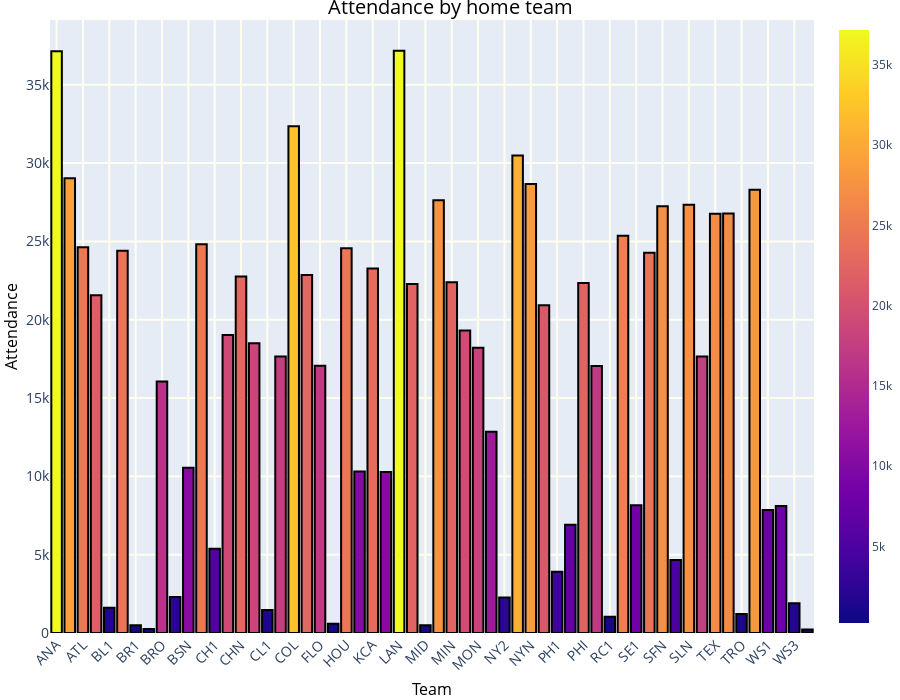

Write notebook code for a chart like this one.
### Markdown cell above
# 3

### Code cell
from plotly import graph_objs as go

def make_bar(attendance):
    figure = go.Figure()
    figure.add_trace(go.Bar(
        x=attendance.keys(),
        y=attendance,
        marker=dict(color=attendance, coloraxis='coloraxis'),
    ))
    figure.update_traces(marker_line_color='rgb(0,0,0)', marker_line_width=2)
    figure.update_layout(
        title=dict(
            font=dict(size=20, color='black'),
            x=0.5,
            y=1,
            text='Attendance by home team',
        ),
        xaxis_title=dict(text="Team", font=dict(size=16, color='black')),
        yaxis_title=dict(text="Attendance", font=dict(size=16, color='black')),
        height=700,
        margin=dict(l=0, r=0, t=20, b=0)
    )
    figure.update_xaxes(tickangle=315, gridwidth=2, gridcolor='ivory', tickfont_size=14)
    figure.update_yaxes(gridwidth=2, gridcolor='ivory', tickfont_size=14)
    figure.show()

unique_teams = data['h_name'].unique()
mean_attendance_by_home_team = data.groupby(by=['h_name'])['attendance'].mean()

make_bar(attendance=mean_attendance_by_home_team)

### Figure 1 — Plotly figure (JSON) as saved in the notebook; plotly's stock layout.template omitted (floating-point values rounded to 4 significant figures)
{"data": [{"marker": {"color": [37140.0, 29030.0, 24630.0, 21570.0, 1614.0, 24400.0, 500.0, 250.0, 16060.0, 2295.0, 10560.0, 24820.0, 5381.0, 19020.0, 22750.0, 18500.0, 1462.0, 17650.0, 32360.0, 22860.0, 17060.0, 587.5, 24570.0, 10320.0, 23280.0, 10270.0, 37180.0, 22280.0, 500.0, 27630.0, 22380.0, 19310.0, 18220.0, 12860.0, 2259.0, 30490.0, 28670.0, 20920.0, 3917.0, 6913.0, 22340.0, 17050.0, 1033.0, 25360.0, 8149.0, 24280.0, 27250.0, 4662.0, 27340.0, 17660.0, 26760.0, 26780.0, 1218.0, 28300.0, 7852.0, 8100.0, 1896.0, 225.0], "coloraxis": "coloraxis", "line": {"color": "rgb(0,0,0)", "width": 2}}, "x": ["ANA", "ARI", "ATL", "BAL", "BL1", "BOS", "BR1", "BR2", "BRO", "BS1", "BSN", "CAL", "CH1", "CHA", "CHN", "CIN", "CL1", "CLE", "COL", "DET", "FLO", "FW1", "HOU", "KC1", "KCA", "LAA", "LAN", "MIA", "MID", "MIL", "MIN", "MLN", "MON", "NY1", "NY2", "NYA", "NYN", "OAK", "PH1", "PHA", "PHI", "PIT", "RC1", "SDN", "SE1", "SEA", "SFN", "SLA", "SLN", "TBA", "TEX", "TOR", "TRO", "WAS", "WS1", "WS2", "WS3", "WS4"], "y": [37140.0, 29030.0, 24630.0, 21570.0, 1614.0, 24400.0, 500.0, 250.0, 16060.0, 2295.0, 10560.0, 24820.0, 5381.0, 19020.0, 22750.0, 18500.0, 1462.0, 17650.0, 32360.0, 22860.0, 17060.0, 587.5, 24570.0, 10320.0, 23280.0, 10270.0, 37180.0, 22280.0, 500.0, 27630.0, 22380.0, 19310.0, 18220.0, 12860.0, 2259.0, 30490.0, 28670.0, 20920.0, 3917.0, 6913.0, 22340.0, 17050.0, 1033.0, 25360.0, 8149.0, 24280.0, 27250.0, 4662.0, 27340.0, 17660.0, 26760.0, 26780.0, 1218.0, 28300.0, 7852.0, 8100.0, 1896.0, 225.0], "type": "bar"}], "layout": {"title": {"font": {"size": 20, "color": "black"}, "x": 0.5, "y": 1, "text": "Attendance by home team"}, "xaxis": {"title": {"font": {"size": 16, "color": "black"}, "text": "Team"}, "tickfont": {"size": 14}, "tickangle": -45, "gridwidth": 2, "gridcolor": "ivory"}, "yaxis": {"title": {"font": {"size": 16, "color": "black"}, "text": "Attendance"}, "tickfont": {"size": 14}, "gridwidth": 2, "gridcolor": "ivory"}, "margin": {"l": 0, "r": 0, "t": 20, "b": 0}, "height": 700}}
